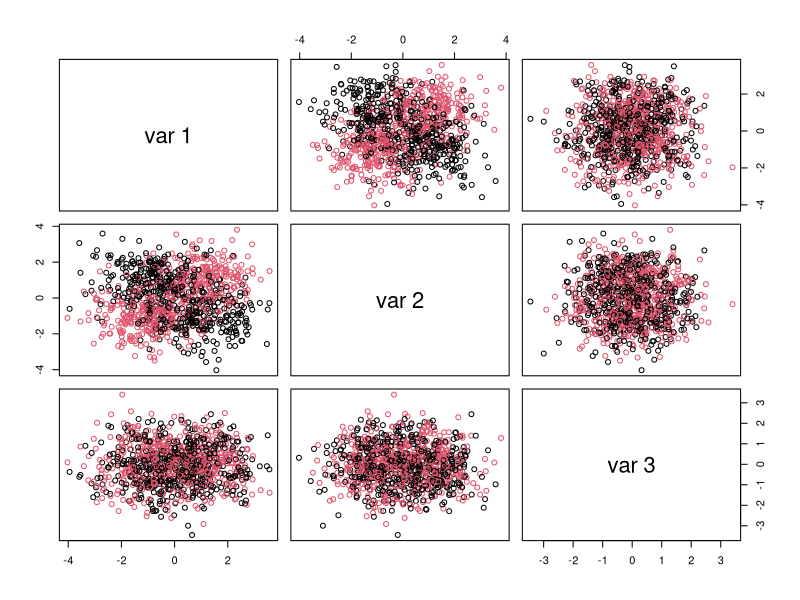
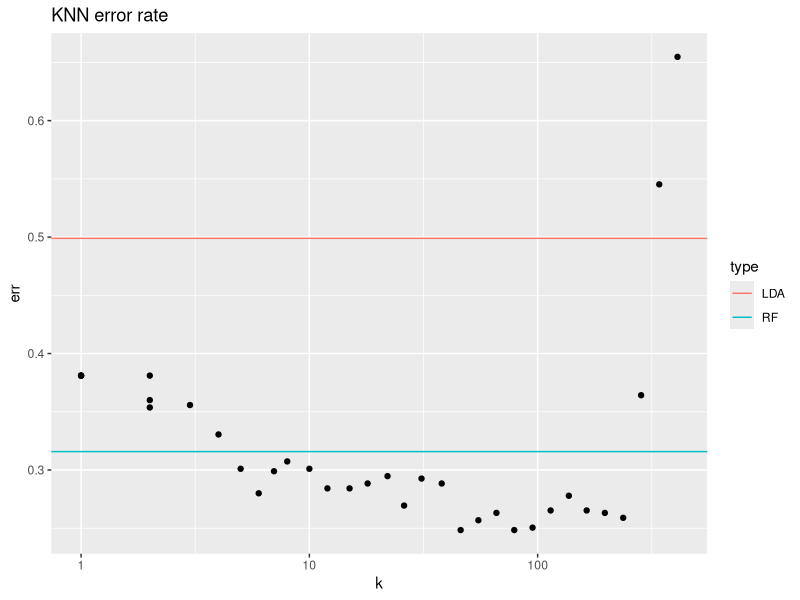
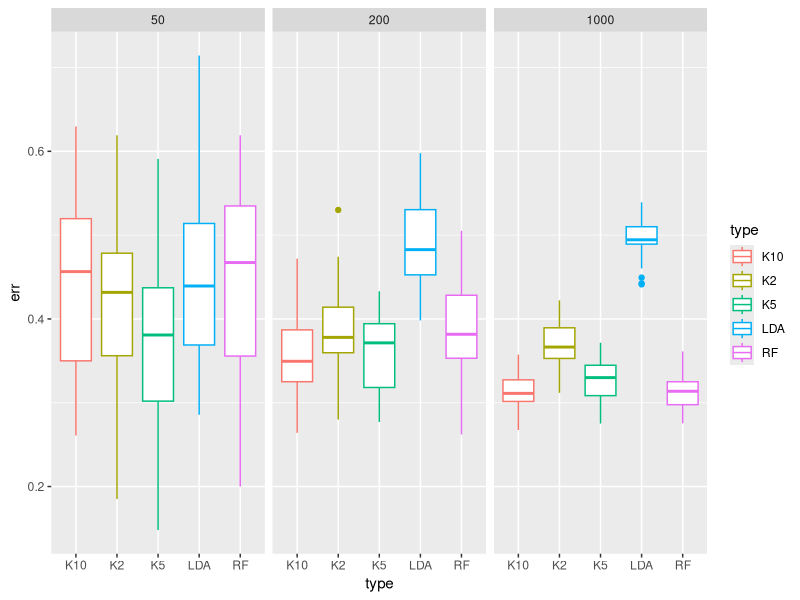
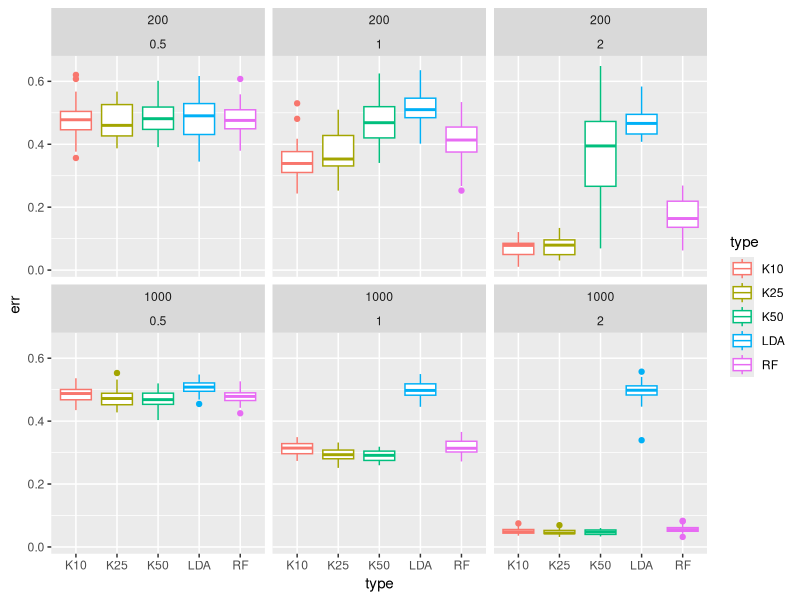
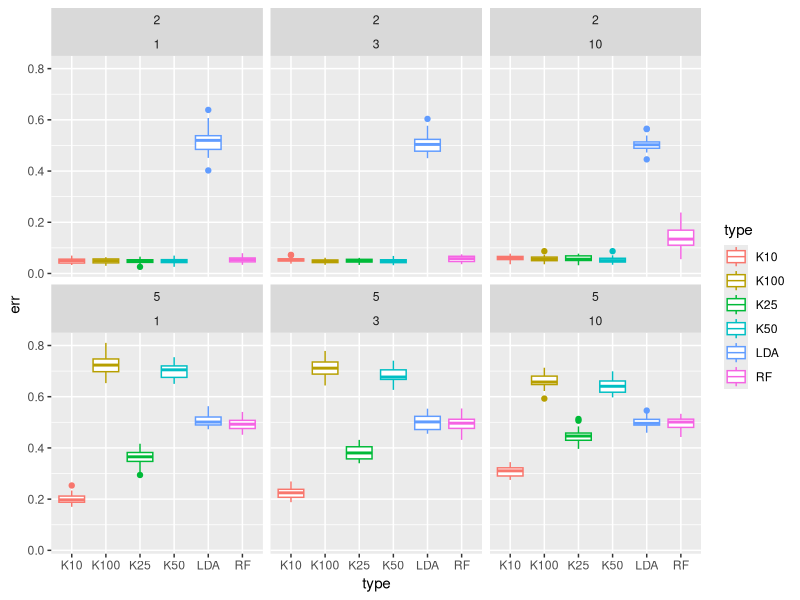

R code for these plots, in order: (Note: a time limit stopped this script after it produced the figures.)
## ---- chunk 1
library(randomForest)
library(MASS)
library(class)
library(ggplot2)
knitr::opts_chunk$set(echo = TRUE)
require(knitr)
library(dplyr)
## ---- chunk 2
# How many observations:
nObs <- 1000
# How many predictors are associated with outcome:
nClassVars <- 2
# How many predictors are not:
nNoiseVars <- 1
# To modulate average difference between two classes' predictor values:
deltaClass <- 1
# Simulate dataset with interaction between attribute levels associated with the outcome:
xyzTmp <- matrix(rnorm(nObs*(nClassVars+nNoiseVars)),nrow=nObs,ncol=nClassVars+nNoiseVars)
classTmp <- 1
for ( iTmp in 1:nClassVars ) {
  deltaTmp <- sample(deltaClass*c(-1,1),nObs,replace=TRUE)
  xyzTmp[,iTmp] <- xyzTmp[,iTmp] + deltaTmp
  classTmp <- classTmp * deltaTmp
}
classTmp <- factor(classTmp > 0)
table(classTmp)
# plot resulting attribute levels colored by outcome:
pairs(xyzTmp,col=as.numeric(classTmp))
## ---- chunk 3
# Split data into train and test
bTrain <- sample(c(FALSE,TRUE),nrow(xyzTmp),replace=TRUE)
# Fit random forest to train data, obtain test error:
rfRes <- randomForest(xyzTmp[bTrain,],classTmp[bTrain])
rfTmpTbl <- table(classTmp[!bTrain],predict(rfRes,newdata=xyzTmp[!bTrain,]))
rfTmpTbl
## ---- chunk 4
# Fit LDA model to train data and evaluate error on the test data:
ldaRes <- lda(xyzTmp[bTrain,],classTmp[bTrain])
ldaTmpTbl <- table(classTmp[!bTrain],predict(ldaRes,newdata=xyzTmp[!bTrain,])$class)
ldaTmpTbl
## ---- chunk 5
# Fit KNN model at several levels of k:
dfTmp <- NULL
for ( kTmp in floor(1.2^(1:33)) ) {
  knnRes <- knn(xyzTmp[bTrain,],xyzTmp[!bTrain,],classTmp[bTrain],k=kTmp)
  tmpTbl <- table(classTmp[!bTrain],knnRes)
  dfTmp <- rbind(dfTmp,data.frame(err=1-sum(diag(tmpTbl))/sum(tmpTbl),k=kTmp))
}
ggplot(dfTmp,aes(x=k,y=err))+geom_point()+scale_x_log10()+geom_hline(aes(yintercept = err,colour=type),data=data.frame(type=c("LDA","RF"),err=c(1-sum(diag(ldaTmpTbl))/sum(ldaTmpTbl),1-sum(diag(rfTmpTbl))/sum(rfTmpTbl))))+ggtitle("KNN error rate")
## ---- chunk 6

# nObs: How many observations
# nClassVars: How many predictors are associated with outcome:
# nNoiseVars: How many predictors are not:
# deltaClass: To modulate average difference between two classes' predictor values:

genData <- function (nObs, nClassVars, nNoiseVars, deltaClass, ktries, mtries){
  dfTmp <- NULL
  # Simulate dataset with interaction between attribute levels associated with the outcome:
  for ( iSim in 1:30 ) {
    xyzTmp <- matrix(rnorm(nObs*(nClassVars+nNoiseVars)),nrow=nObs,ncol=nClassVars+nNoiseVars)
    classTmp <- 1
    for ( iTmp in 1:nClassVars ) {
      deltaTmp <- sample(deltaClass*c(-1,1),nObs,replace=TRUE)
      xyzTmp[,iTmp] <- xyzTmp[,iTmp] + deltaTmp
      classTmp <- classTmp * deltaTmp
    }
    classTmp <- factor(classTmp > 0)
    bTrain <- sample(c(FALSE,TRUE),nrow(xyzTmp),replace=TRUE)
    
    #Random forest
    if (missing(mtries)) {
      rfRes <- randomForest(xyzTmp[bTrain,],classTmp[bTrain])
      rfTmpTbl <- table(classTmp[!bTrain],predict(rfRes,newdata=xyzTmp[!bTrain,]))
      dfTmp <- rbind(dfTmp,data.frame(type="RF",
               nobs=nObs, ncvars= nClassVars, noisevars= nNoiseVars, dc=deltaClass,
               err= 1-sum(diag(rfTmpTbl))/sum(rfTmpTbl)))
    }
    else {
      for (mt in mtries){
        rfRes <- randomForest(xyzTmp[bTrain,],classTmp[bTrain],mtry = mt)
        rfTmpTbl <- table(classTmp[!bTrain],predict(rfRes,newdata=xyzTmp[!bTrain,]))
        dfTmp <- rbind(dfTmp,data.frame(type=paste0("RF", mt),
               nobs=nObs, ncvars= nClassVars, noisevars= nNoiseVars, dc=deltaClass,
               err= 1-sum(diag(rfTmpTbl))/sum(rfTmpTbl)))
      }
    }
    
    #LDA
    ldaRes <- lda(xyzTmp[bTrain,],classTmp[bTrain])
    ldaTmpTbl <- table(classTmp[!bTrain],predict(ldaRes,newdata=xyzTmp[!bTrain,])$class)
    
    dfTmp <- rbind(dfTmp,data.frame(type="LDA",
               nobs=nObs, ncvars= nClassVars, noisevars= nNoiseVars, dc=deltaClass,
               err=1-sum(diag(ldaTmpTbl))/sum(ldaTmpTbl)))
    
    #KNN
    for ( kTmp in ktries ) {
        knnRes <- knn(xyzTmp[bTrain,],xyzTmp[!bTrain,],classTmp[bTrain],k=kTmp)
        tmpTbl <- table(classTmp[!bTrain],knnRes)
        dfTmp <- rbind(dfTmp,data.frame(type=paste0("K",kTmp),
                                        nobs=nObs, ncvars= nClassVars, noisevars= nNoiseVars, dc= deltaClass,
                                        err=1-sum(diag(tmpTbl))/sum(tmpTbl)))
    }
  }
  dfTmp
}

#Fixed value of KNN not to exceed 10 to prevent warnings.
dat50 <- genData(50,2,3,1,c(2,5,10))
dat200 <- genData(200,2,3,1,c(2,5,10))
dat1000 <- genData(1000,2,3,1,c(2,5,10))

q1.comb <- rbind(dat50,dat200,dat1000)

library(reshape2)
kable(q1.comb %>% dcast(type ~ nobs, mean, value.var="err"))


ggplot(q1.comb,aes(x=type,y=err,colour=type)) + geom_boxplot() + facet_wrap(~nobs)


#At small sample sizes, the variance of the test error rates were high for all methods. Random Forest had the highest overall variance, but all methods performed somewhat similarly with a mean test error rate of around 43-50%

# As the number of observations were increased to 200, KNN for all sizes decreased in error rates faster than Random Forest, and considerably faster than LDA

# By 1000 observations, KNN for all values of K up to 10 performed only slightly better than at 200 observations. However Random Forest improved a lot with a mean Test error rate of around 31%, comparable to 10 Nearest Neighbours.  LDA however had not changed much from the original estimate. Most notably, the increase in observations lead to a dramatic decrease in variance across the board.

## ---- chunk 7


dat200a <- genData(200,2,3,.5,c(10,25,50))
dat200b <- genData(200,2,3,1,c(10,25,50))
dat200c <- genData(200,2,3,2,c(10,25,50))

dat1000a <- genData(1000,2,3,.5,c(10,25,50))
dat1000b <- genData(1000,2,3,1,c(10,25,50))
dat1000c <- genData(1000,2,3,2,c(10,25,50))


q2.comb <- rbind(dat200a,dat200b,dat200c,dat1000a,dat1000b,dat1000c)

kable(q2.comb %>% dcast(type ~ nobs + dc, mean, value.var="err"))


ggplot(q2.comb,aes(x=type,y=err,colour=type)) + geom_boxplot() + facet_wrap(~nobs+dc, ncol=3) 

#The change in magnitude of the signals has a much bigger effect on reducing the error than increasing the number of observations. Both Random Forest and KNN were strongly impacted by the increase in signal magnitude. LDA is the clear outlier here: although an increase in observations led to a decrease in variance, increasing the signal magnitude had no noticable effect.

#For small values of n, Random Forest was a bit slower to decrease in error rates compared to KNN, however for large values of n, there seemed to be little difference between the two methods (test error rate of around 5%). The best error rates for both KNN and Random forest occured at large n and signal magnitudes of 2. It appears the increasing the number of observations minimized variance, and the increase of signal magnitude minimizes bias.

## ---- chunk 8

dat2a <- genData(1000,2, 1,2,c(10,25,50,100))
dat2b <- genData(1000,2, 3,2,c(10,25,50,100))
dat2c <- genData(1000,2,10,2,c(10,25,50,100))

dat5a <- genData(1000,5, 1,2,c(10,25,50,100))
dat5b <- genData(1000,5, 3,2,c(10,25,50,100))
dat5c <- genData(1000,5,10,2,c(10,25,50,100))

q3.comb <- rbind(dat2a,dat2b,dat2c,dat5a,dat5b,dat5c)

kable(q3.comb %>% dcast(type ~ ncvars + noisevars, mean, value.var="err"))

ggplot(q3.comb,aes(x=type,y=err,colour=type)) + geom_boxplot() + facet_wrap(~ncvars+noisevars, ncol=3) 



#When the number of variables associated with the outcome is low (2), the performance of our methods is relatively stable even as we increase the number of noise variables. Random Forest seems to be affected by this as the variance and the bias are increased. KNN does not seem impacted by this, and LDA actually has smaller variance.

#when we increase the number of variables associated with the outcome to 5, all methods except LDA are affected. LDA seems largely robust to any of these changes, but the error rate is still equivelent to random guessing. The increase in the error rates is likely due to the effect of correlated variables on the different methods. The most highly impacted are KNN with large values of K. Random Forest does no worse than LDA. KNN for small values of k performs well, however we see that increasing the number of noise variables does cause the error rate to increase.


#

## ---- chunk 9

datmtry <- genData(5000,2,20,2,c(10,50,100),c(2,5,10))

kable(datmtry %>% group_by(type) %>% summarise(mean(err)))

ggplot(datmtry,aes(x=type,y=err,colour=type)) + geom_boxplot() 


#Increasing the number of predictors to randomly choose has both decreased the variance and improved the estimate for the Random Forest. The results observed for these values of mtry are still not quite as good as what was observed for KNN with large values of k, however we are still seeing a huge improvement over LDA which is about as good as guessing. 
